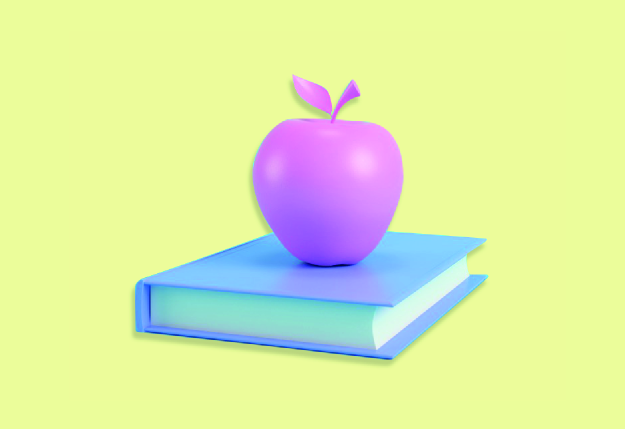
#> input picture A-TEMEL ÇALIŞMA/2-deneme/logo.png, 1250 x 857 px (shown at 1/2 size)
$ python deneme.py
#> lines starting #> are read from the running program, lines starting #| are printed output that depends on the picture
import cv2
import numpy as np
## import numpy as np  demek numpy bundan sonra np olarak ta anılacaktır.
resim1=cv2.imread("logo.png")# bu kısımda resmi olduğu gibi okumaktadır.
#> resim1 is the input picture: shape (857, 1250, 3); mean B, G, R 170.3, 236.3, 221
resim2=cv2.imread("kus.jpg")
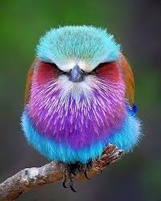
#> input picture A-TEMEL ÇALIŞMA/2-deneme/kus.jpg, 161 x 201 px, shrunk from 201 x 251 before the run
#> resim2 is the input picture: shape (201, 161, 3); mean B, G, R 105.5, 95.9, 89.1
resim3=cv2.imread("logo.png",0) #bu kısımda ise renkleri kullanmayacaktır. ve siyah beyaz bir resim olacaktır.
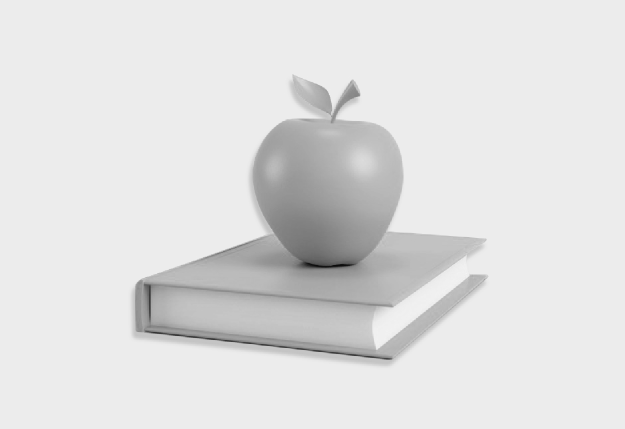
#> resim3: shape (857, 1250) (shown at 1/2 size); min 9, max 246, mean 224.1
##resim değişkenine resimi aktardık.sadece burada okuma işlemi yapılıyor.
cv2.imshow("KUS",resim2) #resim gösterilir
#cv2.imshow("gosterilecek resim",resim)#resim gösterilir.
#cv2.imwrite("siyah_beyaz_resim.jpg",resim)#elde edilen resim aynı klasöre istenilen isimdeve uzantıda kayıt edildi.
#print(resim) #resmin herir pikselinin değernin termnal kısmında verecektir.
print(resim1.size) #resmin boyutunu verecektir.
#| 3213750
print(resim2.dtype) #resmin tipini verecektir.
#| uint8
print(resim3.shape)#resim bilgisini veriri.(genişlik, yükseklik. kanalsayısını) verir.
#| (857, 1250)
cv2.waitKey(0) ## resim açıldığında beklemesi içindir. herhangi bi tuşa basana kadar resim ekranda kalır.
cv2.destroyAllWindows() ##"x" işaretine basıldığında tüm opencv pencereleri kapanır.
